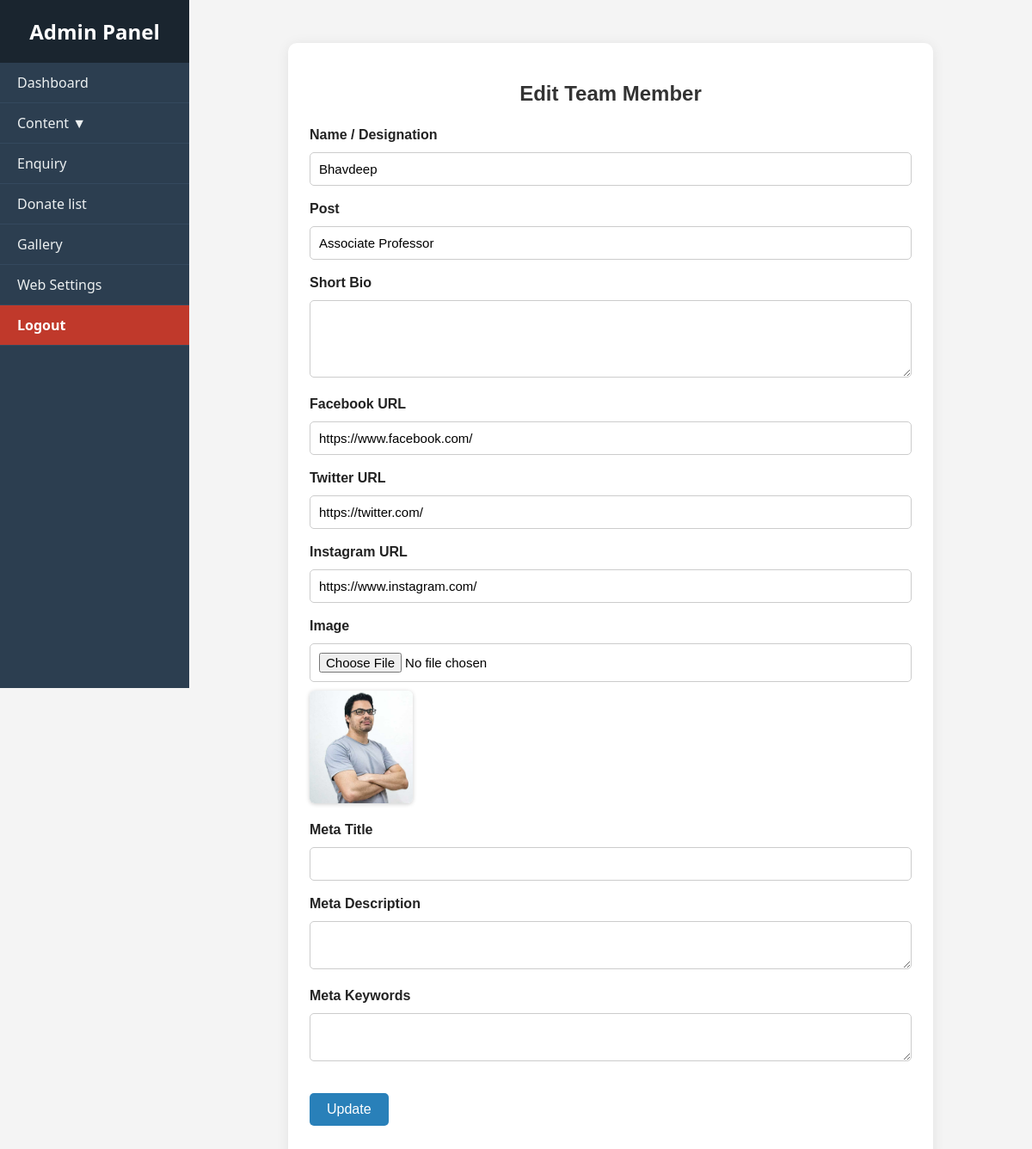
Screenshot of /admin/team.php?edit=4 with the database file from the repository.
### tables this page shows
CREATE TABLE `team` (
  `id` int(11) NOT NULL,
  `title` varchar(255) DEFAULT NULL,
  `post` varchar(255) NOT NULL,
  `description` text DEFAULT NULL,
  `image` varchar(255) DEFAULT NULL,
  `meta_title` varchar(255) DEFAULT NULL,
  `meta_description` text DEFAULT NULL,
  `meta_keywords` text DEFAULT NULL,
  `created_at` datetime DEFAULT current_timestamp(),
  `facebook_url` varchar(255) NOT NULL,
  `twitter_url` varchar(255) NOT NULL,
  `instagram_url` varchar(255) NOT NULL
);

### admin/team.php (the view, shortened to what this page needs)
<?php
include 'db.php';
$id = "";
$title = "";
$post = "";
$description = "";
$facebook = "";
$twitter = "";
$instagram = "";
$image = "";
$meta_title = "";
$meta_description = "";
$meta_keywords = "";
if (isset($_GET['edit'])) {
    $id = (int)$_GET['edit'];
    $result = $conn->query("SELECT * FROM team WHERE id = $id");
    if ($result && $result->num_rows > 0) {
        $row = $result->fetch_assoc();
        $title = $row['title'];
        $post = $row['post'];
        $description = $row['description'];
        $facebook = $row['facebook_url'];
        $twitter = $row['twitter_url'];
        $instagram = $row['instagram_url'];
        $image = $row['image'];
        $meta_title = $row['meta_title'];
        $meta_description = $row['meta_description'];
        $meta_keywords = $row['meta_keywords'];
    }
}
?>
<?php include 'header.php'; ?>
<div class="form-container">
    <h2><?= $id ? 'Edit' : 'Add' ?> Team Member</h2>
    <form method="post" enctype="multipart/form-data">
        <div class="form-group">
            <label>Name / Designation</label>
            <input type="text" name="title" value="<?= htmlspecialchars($title) ?>">
        </div>
        <div class="form-group">
            <label>Post</label>
            <input type="text" name="post" value="<?= htmlspecialchars($post) ?>">
        </div>
        <div class="form-group">
            <label>Short Bio</label>
            <textarea name="description" rows="4"><?= htmlspecialchars($description) ?></textarea>
        </div>
        <div class="form-group">
            <label>Facebook URL</label>
            <input type="text" name="facebook_url" value="<?= htmlspecialchars($facebook) ?>">
        </div>
        <div class="form-group">
            <label>Twitter URL</label>
            <input type="text" name="twitter_url" value="<?= htmlspecialchars($twitter) ?>">
        </div>
        <div class="form-group">
            <label>Instagram URL</label>
            <input type="text" name="instagram_url" value="<?= htmlspecialchars($instagram) ?>">
            </div>
        <div class="form-group">
            <label>Image</label>
            <input type="file" name="image">
            <?php if ($image != ""): ?>
                <img src="uploads/<?= $image ?>" class="preview">
            <?php endif; ?>
        </div>
        <div class="form-group">
            <label>Meta Title</label>
            <input type="text" name="meta_title" value="<?= htmlspecialchars($meta_title) ?>">
        </div>
        <div class="form-group">
            <label>Meta Description</label>
            <textarea name="meta_description" rows="2"><?= htmlspecialchars($meta_description) ?></textarea>
        </div>
        <div class="form-group">
            <label>Meta Keywords</label>
            <textarea name="meta_keywords" rows="2"><?= htmlspecialchars($meta_keywords) ?></textarea>
        </div>
        <div class="form-group">
            <button type="submit" name="save"><?= $id ? 'Update' : 'Save' ?></button>
        </div>
    </form>
</div>

### admin/header.php (style rules this page uses)
* { box-sizing: border-box; }
body { margin: 0; font-family: 'Segoe UI', sans-serif; background-color: #f4f4f4; }
.form-container { max-width: 600px; margin: auto; background: #fff; padding: 20px; border-radius: 10px; box-shadow: 0 0 10px rgba(0, 0, 0, 0.1); }
.form-container label { display: block; margin-top: 10px; font-weight: bold; }
.form-container input[type="text"], .form-container select, .form-container textarea, .form-container input[type="file"] { width: 100%; padding: 10px; margin-top: 5px; border: 1px solid #ccc; border-radius: 5px; }
.form-container button { margin-top: 15px; padding: 10px 20px; background-color: #2980b9; color: white; border: none; border-radius: 5px; cursor: pointer; }

### admin/team.php (style rules this page uses)
.form-container { max-width: 750px; margin: 30px auto; padding: 25px; background: #fff; border-radius: 10px; box-shadow: 0 2px 15px rgba(0, 0, 0, 0.08); font-family: sans-serif; }
.form-container h2 { text-align: center; margin-bottom: 25px; color: #333; }
.form-group { margin-bottom: 18px; }
label { display: block; margin-bottom: 6px; font-weight: 600; color: #222; }
input[type="text"], input[type="file"], textarea { width: 100%; padding: 10px; font-size: 15px; border: 1px solid #ccc; border-radius: 6px; resize: vertical; }
img.preview { margin-top: 10px; width: 120px; border-radius: 6px; box-shadow: 0 1px 5px rgba(0, 0, 0, 0.2); }
button { padding: 10px 25px; background-color: #28a745; color: white; font-size: 16px; border: none; border-radius: 6px; cursor: pointer; }

### rows the page displays
team: title "Bhavdeep", post "Associate Professor", facebook_url "https://www.facebook.com/", twitter_url "https://twitter.com/", instagram_url "https://www.instagram.com/", image (picture)
